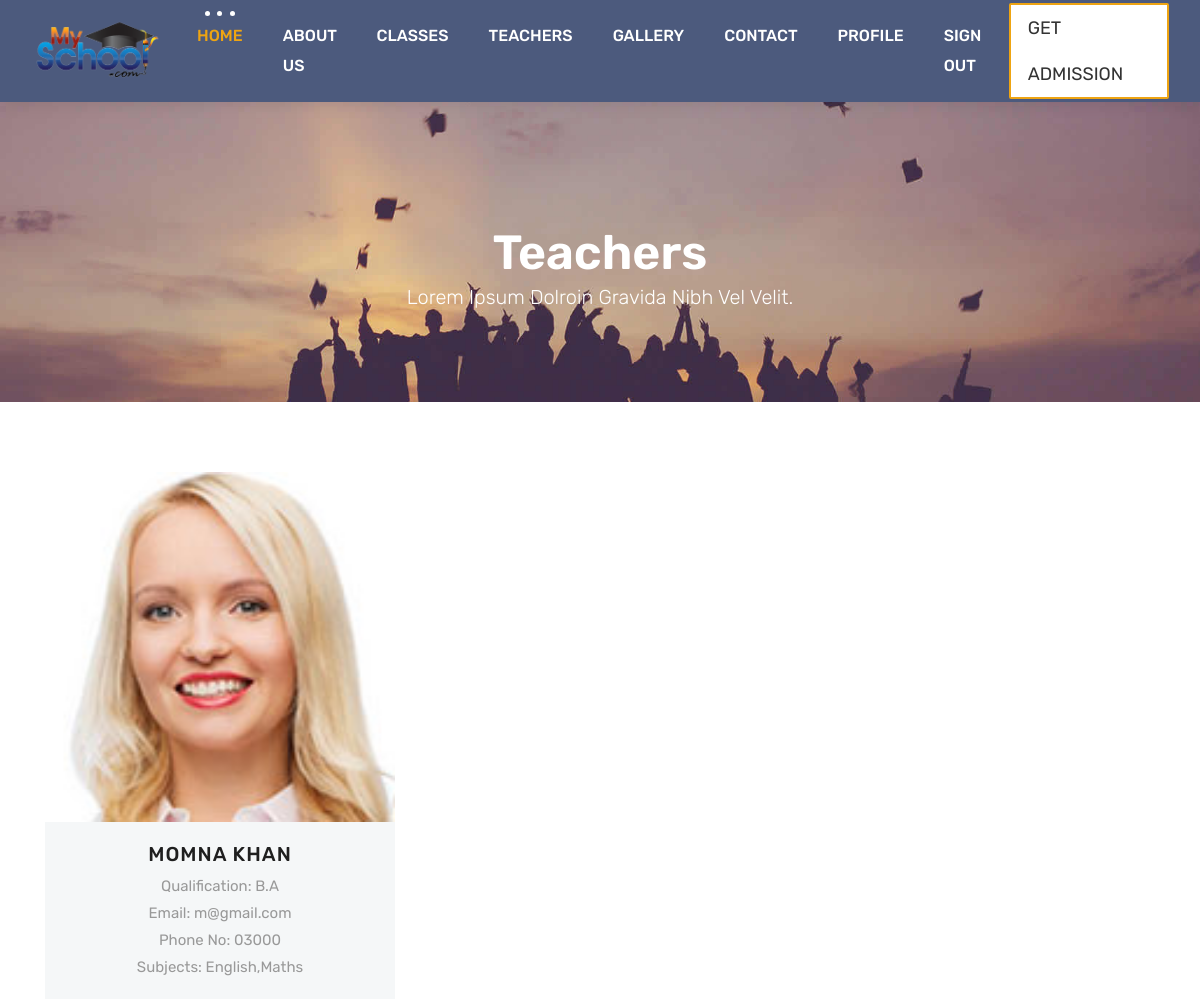
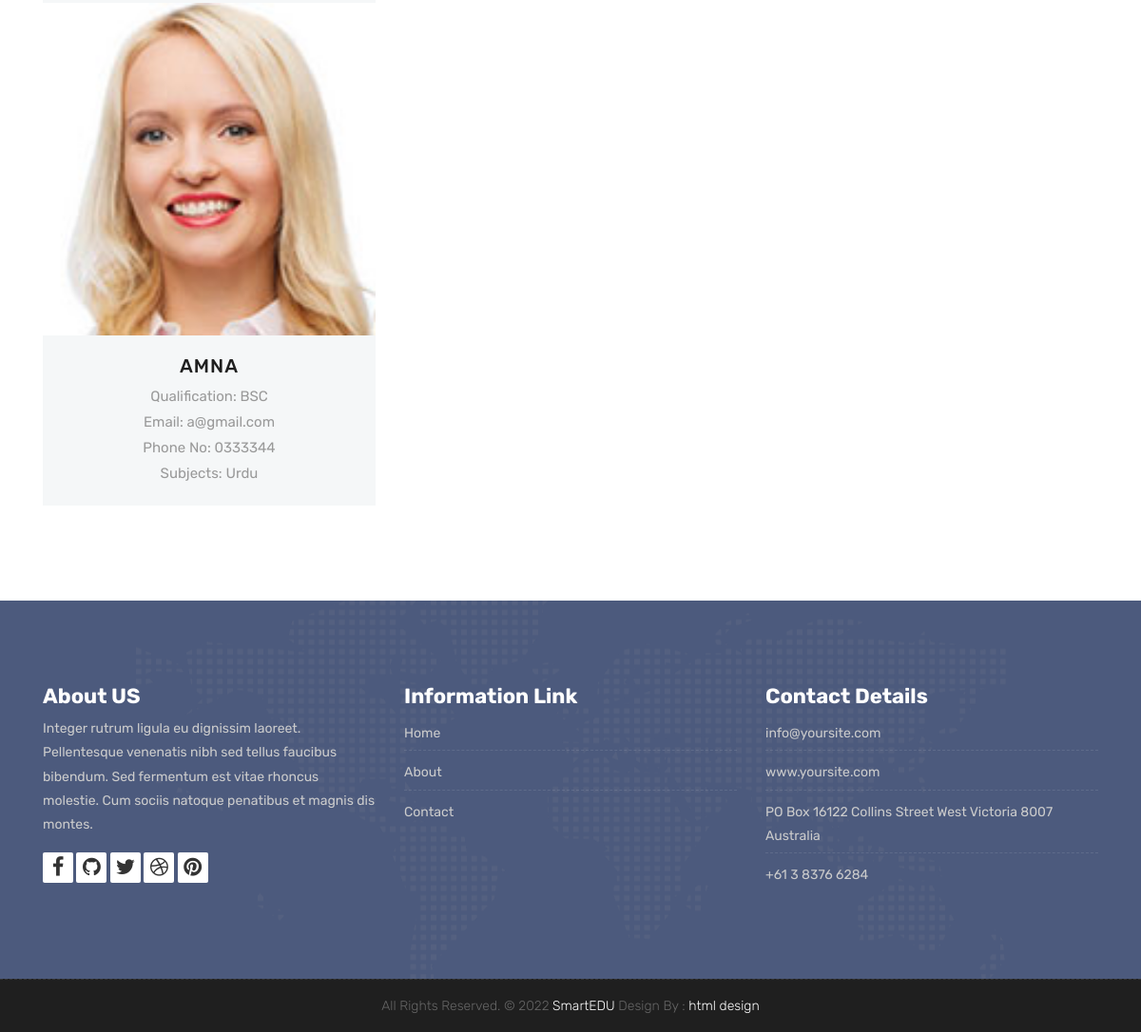
The app's page /teachers.php (signed in) with its own data (2 pictures, top to bottom).
### tables this page shows
CREATE TABLE `teacher` (
  `Id` int(11) NOT NULL,
  `Image_Url` varchar(225) NOT NULL,
  `Name` varchar(225) NOT NULL,
  `Email` varchar(225) NOT NULL,
  `Pass` varchar(225) NOT NULL,
  `Phone` varchar(225) NOT NULL,
  `Qualification` varchar(225) NOT NULL,
  `Subjects` varchar(225) NOT NULL,
  `Role` int(11) NOT NULL DEFAULT 1
);

### teachers.php (the view, shortened to what this page needs)
<?php
 $conn = mysqli_connect("localhost","root","","online-school-system");
?>
<!DOCTYPE html>
<html lang="en">
 <head>
     <link rel="stylesheet" href="css/bootstrap.min.css">
     <link rel="stylesheet" href="style.css">
     <link rel="stylesheet" href="css/versions.css">
     <link rel="stylesheet" href="css/responsive.css">
     <link rel="stylesheet" href="css/custom.css">
 </head>
 <body class="host_version">
     <?php
     include_once("nav.php");
     ?>
	 <div class="all-title-box">
	     <div class="container text-center">
			 <h1>Teachers<span class="m_1">Lorem Ipsum dolroin gravida nibh vel velit.</span></h1>
		 </div>
	 </div>
	 <div id="teachers" class="section wb">
         <div class="container">
             <div class="row">
	             <div class="col-md-4">
					 <div class="our-team">
						 <?php
                             $query = "SELECT * FROM `teacher`";
                             $result = mysqli_query($conn,$query);
                             if(mysqli_num_rows($result))
                               {
                                 while($row = mysqli_fetch_array($result)){
                            ?>
						 <div class="team-img">
							 <img src="images/team-1.jpg">
						 </div>
					     <div class="team-content">
						     <h3 class="title"><?php echo $row[2];?></h3>
                             <span class="post">Qualification: <?php echo $row[6];?></span>
							 <span class="post">Email: <?php echo $row[3];?></span>
                             <span class="post">Phone No: <?php echo $row[5];?></span>
                             <span class="post">Subjects: <?php echo $row[7];?></span>
						 </div>
						 <?php
			 				 }
							 }
						 ?>
				     </div>
				 </div>
             </div>
         </div>
     </div>
     <?php
         include_once("footer.php");
        ?>
 </body>
</html>

### style.css (style rules this page uses)
body { color: #333333; font-size: 14px; font-family: 'Rubik', sans-serif; line-height: 1.80857; }
html, body { height: 100%; }
h1, h2, h3, h4, h5, h6 { letter-spacing: 0; font-weight: normal; position: relative; padding: 0 0 10px 0; font-weight: normal; line-height: 120% !important; color: #1f1f1f; margin: 0 }
h1 { font-size: 24px }
h3 { font-size: 18px }
.section { display: block; position: relative; overflow: hidden; padding: 70px 0; }
.section.wb { background-color: #ffffff; }
.all-title-box { background: url(images/banner.jpg)no-repeat; -webkit-background-size: cover; -moz-background-size: cover; -o-background-size: cover; background-size: cover; background-position: center; min-height: 300px; }
.all-title-box h1 { color: #fff; font-weight: 600; text-transform: capitalize; padding-top: 11%; font-size: 48px; line-height: 0px; }
span.m_1 { font-weight: 300; font-size: 20px; line-height: 1.5em; display: block; }
.our-team { text-align: center; margin-bottom: 30px; }
.our-team .team-img { overflow: hidden; position: relative; }
.our-team .team-img img { width: 100%; height: auto; }
.our-team .team-content { padding: 20px 0; background: #f5f7f8; color: #54478a; }
.our-team .title { display: block; font-size: 20px; font-weight: 500; letter-spacing: 1px; text-transform: uppercase; margin: 0 0 7px 0; padding: 0px; }
.our-team .post { display: block; font-size: 15px; color: #999; }

### records on screen
teacher: Name "MOMNA KHAN", Qualification "B.A", Email "m@gmail.com", Phone "03000", Subjects "English,Maths"
teacher: Name "AMNA", Qualification "BSC", Email "a@gmail.com", Phone "0333344", Subjects "Urdu"
